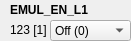
      <widget class="QWidget" name="widget_29" native="true">
       <property name="geometry">
        <rect>
         <x>10</x>
         <y>360</y>
         <width>131</width>
         <height>41</height>
        </rect>
       </property>
       <widget class="QLabel" name="label_521">
        <property name="geometry">
         <rect>
          <x>10</x>
          <y>0</y>
          <width>111</width>
          <height>20</height>
         </rect>
        </property>
        <property name="font">
         <font>
          <weight>75</weight>
          <bold>true</bold>
         </font>
        </property>
        <property name="text">
         <string>EMUL_EN_L1</string>
        </property>
       </widget>
       <widget class="QLabel" name="addr_EMUL_EN_L1">
        <property name="geometry">
         <rect>
          <x>10</x>
          <y>20</y>
          <width>101</width>
          <height>20</height>
         </rect>
        </property>
        <property name="text">
         <string>123 [1]</string>
        </property>
       </widget>
       <widget class="QComboBox" name="comboBox_EMUL_EN_L1">
        <property name="geometry">
         <rect>
          <x>50</x>
          <y>20</y>
          <width>81</width>
          <height>21</height>
         </rect>
        </property>
        <property name="editable">
         <bool>false</bool>
        </property>
        <item>
         <property name="text">
          <string>Off (0)</string>
         </property>
        </item>
        <item>
         <property name="text">
          <string>On (1)</string>
         </property>
        </item>
       </widget>
      </widget>
